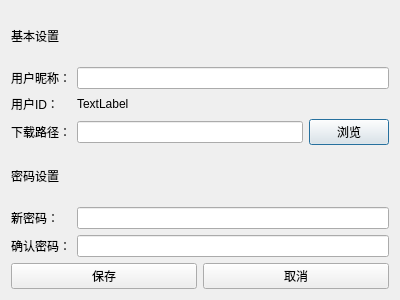
<?xml version="1.0" encoding="UTF-8"?>
<ui version="4.0">
 <class>SettingsDialog</class>
 <widget class="QDialog" name="SettingsDialog">
  <property name="geometry">
   <rect>
    <x>0</x>
    <y>0</y>
    <width>400</width>
    <height>300</height>
   </rect>
  </property>
  <property name="windowTitle">
   <string>程序设置</string>
  </property>
  <layout class="QVBoxLayout" name="verticalLayout">
   <item>
    <widget class="QLabel" name="label">
     <property name="text">
      <string>基本设置</string>
     </property>
    </widget>
   </item>
   <item>
    <layout class="QFormLayout" name="formLayout">
     <item row="0" column="0">
      <widget class="QLabel" name="label_2">
       <property name="text">
        <string>用户昵称：</string>
       </property>
      </widget>
     </item>
     <item row="0" column="1">
      <widget class="QLineEdit" name="txtNickname"/>
     </item>
     <item row="1" column="0">
      <widget class="QLabel" name="label_3">
       <property name="text">
        <string>用户ID：</string>
       </property>
      </widget>
     </item>
     <item row="1" column="1">
      <widget class="QLabel" name="lblUserId">
       <property name="text">
        <string>TextLabel</string>
       </property>
      </widget>
     </item>
     <item row="2" column="0">
      <widget class="QLabel" name="label_4">
       <property name="text">
        <string>下载路径：</string>
       </property>
      </widget>
     </item>
     <item row="2" column="1">
      <layout class="QHBoxLayout" name="horizontalLayout">
       <item>
        <widget class="QLineEdit" name="txtDownloadPath"/>
       </item>
       <item>
        <widget class="QPushButton" name="btnSelectDownloadPath">
         <property name="text">
          <string>浏览</string>
         </property>
        </widget>
       </item>
      </layout>
     </item>
    </layout>
   </item>
   <item>
    <widget class="QLabel" name="label_5">
     <property name="text">
      <string>密码设置</string>
     </property>
    </widget>
   </item>
   <item>
    <layout class="QFormLayout" name="formLayout_2">
     <item row="0" column="0">
      <widget class="QLabel" name="label_6">
       <property name="text">
        <string>新密码：</string>
       </property>
      </widget>
     </item>
     <item row="0" column="1">
      <widget class="QLineEdit" name="txtNewPassword">
       <property name="echoMode">
        <enum>QLineEdit::Password</enum>
       </property>
      </widget>
     </item>
     <item row="1" column="0">
      <widget class="QLabel" name="label_7">
       <property name="text">
        <string>确认密码：</string>
       </property>
      </widget>
     </item>
     <item row="1" column="1">
      <widget class="QLineEdit" name="txtConfirmPassword">
       <property name="echoMode">
        <enum>QLineEdit::Password</enum>
       </property>
      </widget>
     </item>
    </layout>
   </item>
   <item>
    <layout class="QHBoxLayout" name="horizontalLayout_2">
     <item>
      <widget class="QPushButton" name="btnSave">
       <property name="text">
        <string>保存</string>
       </property>
      </widget>
     </item>
     <item>
      <widget class="QPushButton" name="btnCancel">
       <property name="text">
        <string>取消</string>
       </property>
      </widget>
     </item>
    </layout>
   </item>
  </layout>
 </widget>
 <resources/>
 <connections>
  <connection>
   <sender>btnCancel</sender>
   <signal>clicked()</signal>
   <receiver>SettingsDialog</receiver>
   <slot>reject()</slot>
  </connection>
  <connection>
   <sender>btnSave</sender>
   <signal>clicked()</signal>
   <receiver>SettingsDialog</receiver>
   <slot>accept()</slot>
  </connection>
 </connections>
</ui>
